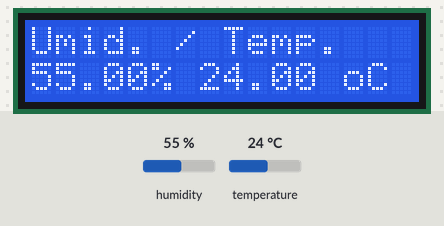
Bench run of a sketch on a simulated Arduino Uno, built with avr-gcc and run on an emulated ATmega328P. Shown: 16×2 character LCD. The inputs (shaded band) are chosen by the test bench; at power-on: humidity 55 %, temperature 24 °C.

Above: at 15.0 s.
15.1 s: humidity set to 22 %
At 18.4 s:
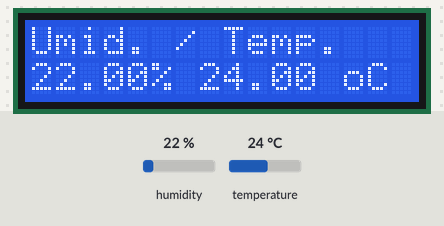
21.6 s: temperature set to 12 °C
At 29.5 s:
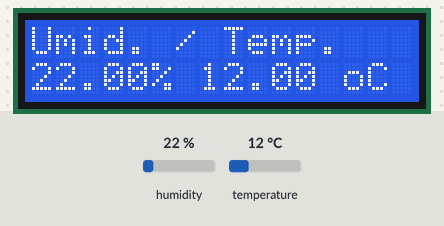
32.0 s: humidity set to 40 %
At 40.6 s:
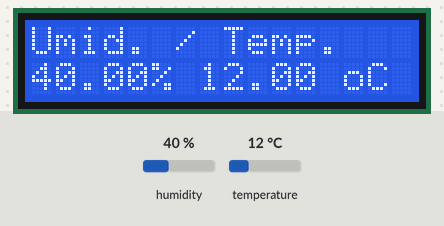
41.8 s: temperature set to 19 °C
At 52.9 s:
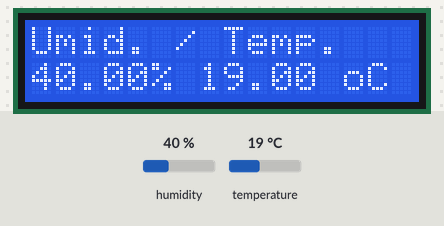
Timing chart, 0 to 53.2 s (numbered marks = the images above; inputs shaded):
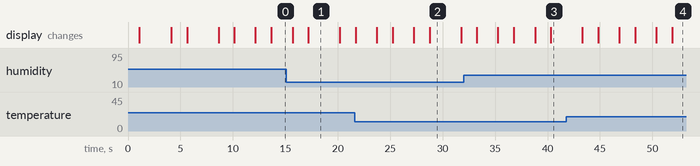

Measured:
- what the display in image 1 shows lasts 3.0 s, from 17.2 s to 20.2 s

The sketch:

dht11_maior_menor.ino
```cpp
#include <dht.h>
#define dht_dpin A0 //analog 0
#include<LiquidCrystal.h>;
LiquidCrystal lcd(12,11,5,4,3,2);
dht DHT;

float maiorH;
float menorH;
float maiorT;
float menorT;

void setup(){
  Serial.begin(9600);
  delay(1000);
  DHT.read11(dht_dpin);
  menorH = DHT.humidity;
  maiorH = DHT.humidity;
  menorT = DHT.temperature;
  maiorT = DHT.temperature;
  lcd.begin(16, 2);
  lcd.print("JUCABNU _ DHT11");
  delay(3000);
  lcd.clear();
}

void loop(){

  DHT.read11(dht_dpin);
  float temp = DHT.temperature;
  float humi = DHT.humidity;
  if(temp < menorT){
    menorT = temp;
  }
  if(temp > maiorT){
    maiorT = temp;
  }
  if(humi < menorH){
    menorH = humi;
  }
  if(humi > maiorH){
    maiorH = humi;
  }
  mostrar(humi, temp);
  mostrarMaior();
  mostrarMenor();
}

void mostrarMaior(){

  lcd.clear();
  lcd.setCursor(0, 0);
  lcd.print("     MINIMA    ");
  lcd.setCursor(0, 1);
  lcd.print("________________");
  delay(1500);
  lcd.clear();
  lcd.setCursor(0, 0);
  lcd.print("Umid. / Temp.");
  lcd.setCursor(0, 1);
  lcd.print(menorH);
  lcd.setCursor(5, 1);
  lcd.print("%");
  lcd.setCursor(7, 1);
  lcd.print(menorT);
  lcd.setCursor(13, 1);
  lcd.print("oC");
  delay(2000);

}

void mostrarMenor(){

  lcd.clear();
  lcd.setCursor(0, 0);
  lcd.print("     MAXIMA     ");
  lcd.setCursor(0, 1);
  lcd.print("________________");
  delay(1500);
  lcd.clear();
  lcd.setCursor(0, 0);
  lcd.print("Umid. / Temp.");
  lcd.setCursor(0, 1);
  lcd.print(maiorH);
  lcd.setCursor(5, 1);
  lcd.print("%");
  lcd.setCursor(7, 1);
  lcd.print(maiorT);
  lcd.setCursor(13, 1);
  lcd.print("oC");
  delay(2000);

}

void mostrar(float humi, float temp){

  lcd.clear();
  lcd.setCursor(0, 0);
  lcd.print(" LEITURA ATUAL  ");
  lcd.setCursor(0, 1);
  lcd.print("________________");
  delay(1500);
  lcd.clear();
  lcd.setCursor(0, 0);
  lcd.print("Umid. / Temp.");
  lcd.setCursor(0, 1);
  lcd.print(humi);
  lcd.setCursor(5, 1);
  lcd.print("%");
  lcd.setCursor(7, 1);
  lcd.print(temp);
  lcd.setCursor(13, 1);
  lcd.print("oC");
  delay(3000);
}
```
